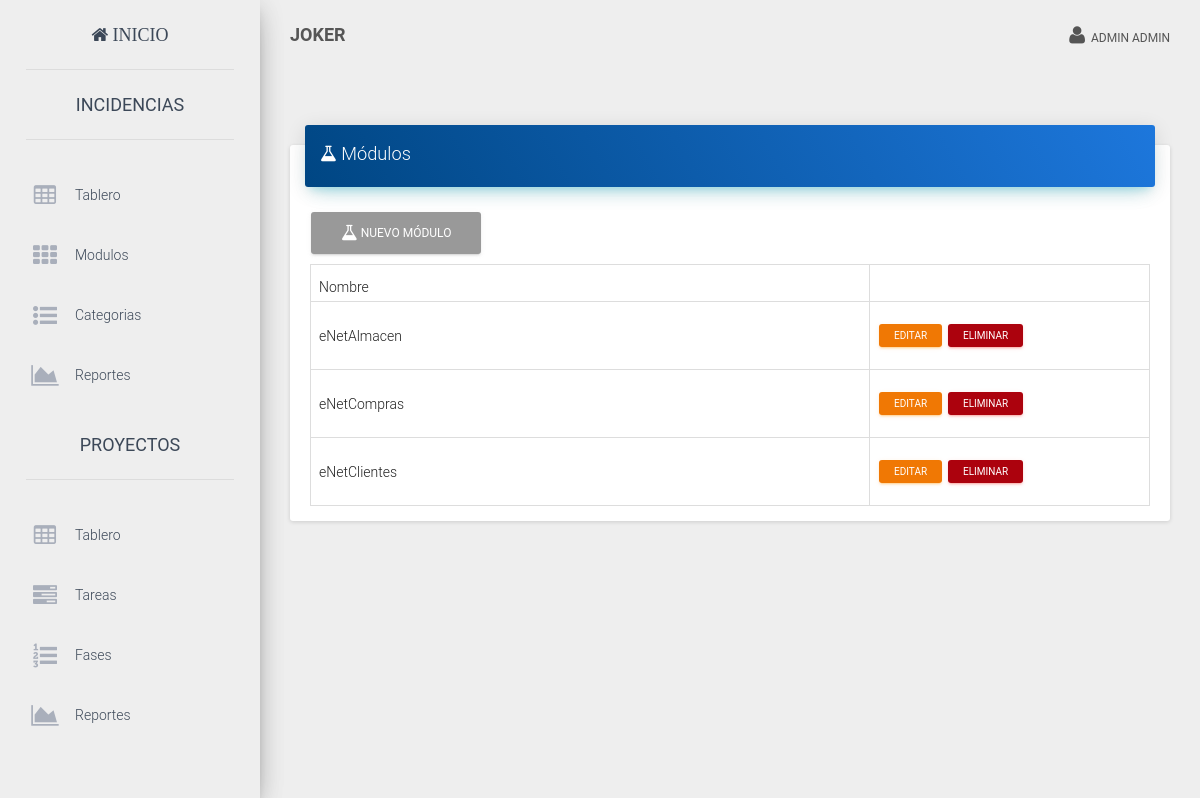
The app's page /?view=projects (signed in) with its own data.
### tables this page shows
CREATE TABLE IF NOT EXISTS `user` (
  `id` int NOT NULL AUTO_INCREMENT,
  `username` varchar(50) DEFAULT NULL,
  `name` varchar(50) DEFAULT NULL,
  `lastname` varchar(50) DEFAULT NULL,
  `email` varchar(255) DEFAULT NULL,
  `password` varchar(60) DEFAULT NULL,
  `is_active` tinyint(1) NOT NULL DEFAULT '1',
  `kind` int NOT NULL DEFAULT '1',
  `created_at` datetime DEFAULT NULL,
  PRIMARY KEY (`id`)
);

CREATE TABLE IF NOT EXISTS `project` (
  `id` int NOT NULL AUTO_INCREMENT,
  `name` varchar(200) DEFAULT NULL,
  `description` text,
  PRIMARY KEY (`id`)
);

### core/controller/Lb.php (called while the page is built, shortened)
<?php
class Lb {
	public function start(){
		include "core/app/init.php";
	}
}
?>

### index.php (called while the page is built, shortened)
<?php
$lb = new Lb();
$lb->start();
?>

### core/controller/Executor.php (called while the page is built, shortened)
<?php
class Executor {
	public static function doit($sql){
		$con = Database::getCon();
		return array($con->query($sql),$con->insert_id);
	}
}
?>

### core/app/model/UserData.php (called while the page is built, shortened)
<?php
class UserData {
	public static $tablename = "user";
	public static function getById($id){
		$sql = "select * from ".self::$tablename." where id=$id";
		$query = Executor::doit($sql);
		return Model::one($query[0],new UserData());
	}
}
?>

### core/controller/Model.php (called while the page is built, shortened)
<?php
class Model {
	public static function exists($modelname){
		$fullpath = self::getFullpath($modelname);
		$found=false;
		if(file_exists($fullpath)){
			$found = true;
		}
		return $found;
	}
	public static function getFullpath($modelname){
		return Core::$root."core/app/model/".$modelname.".php";
	}
	public static function many($query,$aclass){
		$cnt = 0;
		$array = array();
		while($r = $query->fetch_array()){
			$array[$cnt] = new $aclass;
			$cnt2=1;
			foreach ($r as $key => $v) {
				if($cnt2>0 && $cnt2%2==0){
					$array[$cnt]->$key = $v;
				}
				$cnt2++;
			}
			$cnt++;
		}
		return $array;
	}
}
?>

### core/app/model/ProjectData.php (called while the page is built, shortened)
<?php
class ProjectData {
	public static $tablename = "project";
	public static function getAll(){
		$sql = "select * from ".self::$tablename;
		$query = Executor::doit($sql);
		return Model::many($query[0],new ProjectData());
	}
}
?>

### core/app/view/projects-view.php (the view, shortened to what this page needs)
<div class="row">
	<div class="col-md-12">
<div class="card">
  <div class="card-header" data-background-color="blue">
      <h4 class="title"><i class='fa fa-flask'></i> Módulos</h4>
  </div>
  <div class="card-content table-responsive">
	<a href="index.php?view=newproject" class="btn btn-default"><i class='fa fa-flask'></i> Nuevo Módulo</a>
		<?php
		$users = ProjectData::getAll();
		if(count($users)>0){
			?>
			<table class="table table-bordered table-hover">
			<thead>
			<th>Nombre</th>
			<th></th>
			</thead>
			<?php
			foreach($users as $user){
				?>
				<tr>
				<td><?php echo $user->name; ?></td>
				<td style="width:280px;">
				<a href="index.php?view=editproject&id=<?php echo $user->id;?>" class="btn btn-warning btn-xs">Editar</a>
				<a href="index.php?view=delproject&id=<?php echo $user->id;?>" class="btn btn-danger btn-xs">Eliminar</a>
				</td>
				</tr>
				<?php
			}
			?>
			</table>
			</div>
			</div>
			<?php
		}else{
			echo "<p class='alert alert-danger'>No hay Módulos</p>";
		}
		?>
	</div>
</div>

### core/app/layouts/layout.php (shortened to what this page needs)
<!doctype html>
<html lang="en">
<head>
  <link href="assets/css/bootstrap.min.css" rel="stylesheet" />
  <link href="assets/css/material-dashboard.css" rel="stylesheet" />
  <link href="assets/font-awesome/css/font-awesome.min.css" rel="stylesheet">
  <link href="assets/css/site.css" rel="stylesheet" />
</head>
<body>
  <?php if (isset($_SESSION["user_id"])) : ?>
    <div class="">
      <div class="sidebar" data-color="blue">
            <div class="logo">
              <a href="./" class="simple-text"><i class="fa fa-home"> Inicio</i></a>
            </div>
            <div class="sidebar-wrapper">
              <div>
                <div class="logo">
                    <a href="./?view=Inci_inicioincidencias" class="simple-text">INCIDENCIAS</a>
                </div>
                <ul class="nav">
                  <li class="" >
                    <a href="./?view=Inci_inicioincidencias">
                      <i class="fa fa-table" aria-hidden="true"></i>
                      <p>Tablero</p>
                    </a>
                  </li>
                  <?php
                  if ($_SESSION['kind'] == 1) {
                  ?>
                    <li>
                      <a href="./?view=projects">
                        <i class="fa fa fa-th"></i>
                        <p>Modulos</p>
                      </a>
                    </li>
                    <li>
                      <a href="./?view=categories">
                        <i class="fa fa-list-ul"></i>
                        <p>Categorias</p>
                      </a>
                    </li>
                    <li>
                      <a href="./?view=reports">
                        <i class="fa fa-area-chart"></i>
                        <p>Reportes</p>
                      </a>
                    </li>
                  <?php
                  }
                  ?>
                </ul>
                <?php
                if ($_SESSION['kind'] == 1) {
                ?>
                  <div class="logo">
                    <a href="./?view=Pro_inicioproyecto" class="simple-text">PROYECTOS</a>
                  </div>
                  <ul class="nav">
                    <li class="" >
                      <a href="./?view=Pro_inicioproyecto">
                        <i class="fa fa-table"></i>
                        <p>Tablero</p>
                      </a>
                    </li>
                    <li>
                      <a href="./?view=Pro_iniciotareas">
                        <i class="fa fa-tasks"></i>
                        <p>Tareas</p>
                      </a>
                    </li>
                    <li>
                      <a href="index.php?view=Pro_fases">
                        <i class="fa fa-list-ol"></i>
                        <p>Fases</p>
                      </a>
                    </li>
                    <li>
                      <a href="./?view=Pro_reportes">
                        <i class="fa fa-area-chart"></i>
                        <p>Reportes</p>
                      </a>
                    </li>
                  </ul>
                  <div class="logo">
                     <a href="./?view=users" class="simple-text"> USUARIOS</a>
                  </div>
                <?php
                }
                ?>
              </div>
            </div>
      </div>
      <div class="main-panel">
        <nav class="navbar navbar-transparent navbar-absolute">
          <div class="container-fluid">
            <div class="navbar-header">
              <a class="navbar-brand" href="./"><b>JOKER</b></a>
            </div>
            <div class="collapse navbar-collapse">
              <ul class="nav navbar-nav navbar-right">
                <li class="dropdown">
                  <a href="#" class="dropdown-toggle" data-toggle="dropdown">
                    <i class="fa fa-user"></i>
                    &nbsp;<?php echo Core::$user->name . " " . Core::$user->lastname; ?>
                  </a>
                </li>
              </ul>
            </div>
          </div>
        </nav>
        <div class="content">
              <div class="container-fluid ">
                <?php
                View::load("login");
                ?>
              </div>
        </div>
      </div>
    </div>
  <?php else : ?>
    <?php
    View::load("login");
    ?>
  <?php endif; ?>
</body>
</html>

### records on screen
user: name "ADMIN", lastname "ADMIN"
project: name "eNetAlmacen"
project: name "eNetCompras"
project: name "eNetClientes"
